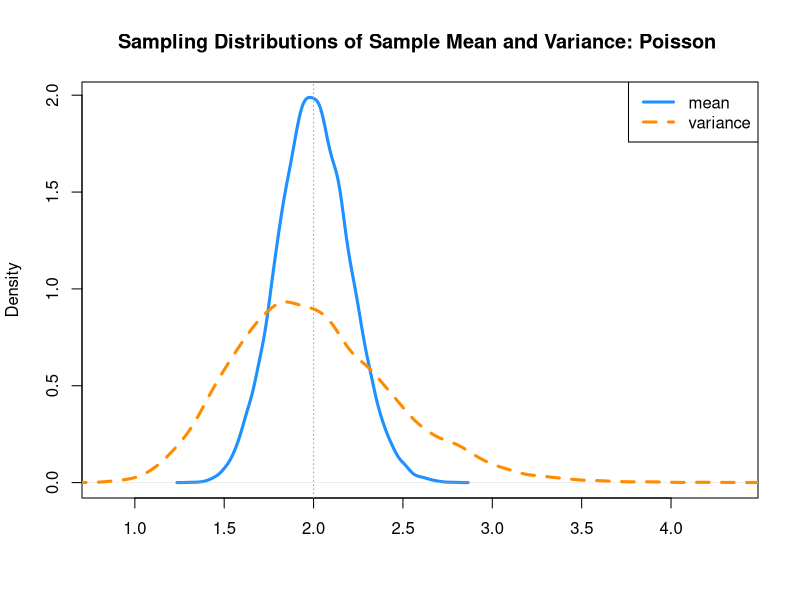

Generate this figure with R:
## ---- chunk 1
x <- 1:10
sd(x)
## ---- chunk 2
dpois(5, 3)
## ---- chunk 3
set.seed(385)
std_norm <- rnorm(100, mean = 0, sd = 1)
mean(std_norm)
## ---- chunk 4
# function that simulates sample means and variance from a poisson distribution
# for various sample sizes and true lambdas
sim_mean_var = function(sample_size = 50, true_lambda = 2) {
  sim_sample = rpois(n = sample_size, lambda = true_lambda)
  c(mean(sim_sample), var(sim_sample))
}

# generate sample means and variances
set.seed(42)
results = replicate(10000, sim_mean_var())
sample_means = results[1, ]
sample_variances = results[2, ]
## ---- chunk 5
# plot results of simulation study
plot(density(sample_means), xlim = range(sample_variances), lwd = 3,
     main =  "Sampling Distributions of Sample Mean and Variance: Poisson ", 
     xlab = " ", col = "dodgerblue")
lines(density(sample_variances), lwd = 3, lty = 2, col = "darkorange")
legend("topright", c("mean", "variance"), lty = c(1, 2), lwd = 3,
       col = c("dodgerblue", "darkorange"))
abline(v = 2, col = "darkgrey", lty = 3)
